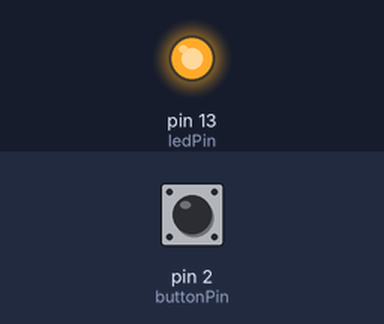
Simulated run of this sketch. Board: Arduino Uno, built with avr-gcc and run on an emulated ATmega328P. On the bench: output pins drawn as LEDs (lit = HIGH). The inputs (shaded band) are chosen by the test bench; at power-on: pin 2 (buttonPin) HIGH.

Above: at 1.2 s.
1.3 s: pin 2 (buttonPin) pulled LOW for 0.15 s
At 2.4 s:
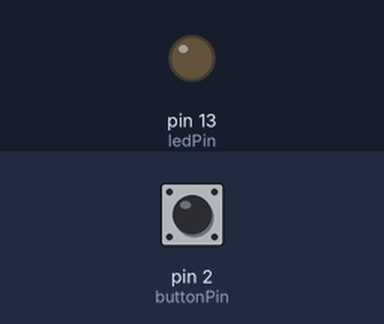
2.9 s: pin 2 (buttonPin) pulled LOW for 1 s
At 4.9 s:
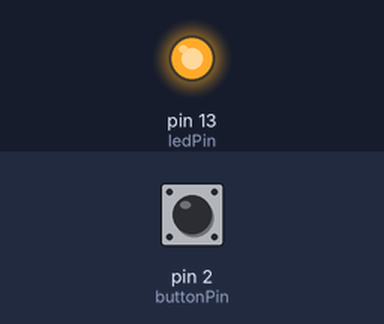
5.4 s: pin 2 (buttonPin) pulled LOW for 3.2 s
At 9.6 s:
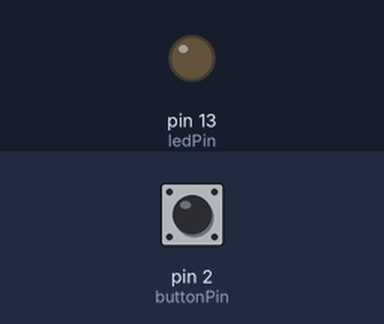
Timing chart, 0 to 11.1 s (numbered marks = the images above; inputs shaded):
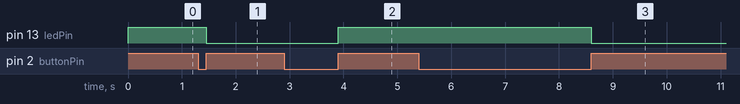

Measured:
- after the input at 1.3 s, pin 13 (ledPin): HIGH → LOW after 0.15 s
- after the input at 2.9 s, pin 13 (ledPin): LOW → HIGH after 1.0 s
- after the input at 5.4 s, pin 13 (ledPin): HIGH → LOW after 3.2 s

The sketch:

lab3_led_button.ino
```cpp
const int ledPin = 13;
const int buttonPin = 2;

int buttonState = 0;
int ledState = 0;

int previousButtonState = 0;


int lastDebounceInterval = 0;
int debounceDelay = 50;

int counter = 0;

void setup() {
  // put your setup code here, to run once:
  pinMode(buttonPin,INPUT_PULLUP);
  pinMode(ledPin,OUTPUT);
  Serial.begin(9600);

}

void loop() {
  // put your main code here, to run repeatedly:


  int reading = digitalRead(buttonPin);

    if (reading != previousButtonState)
    {
      lastDebounceInterval = millis();
    }

    if (millis - lastDebounceInterval > debounceDelay)
      if (reading != buttonState)
      {
        buttonState = reading;

        if (buttonState == HIGH)
        {
          ledState = !ledState;
        }

      }

digitalWrite(ledPin,ledState);
previousButtonState = reading;
}
```
